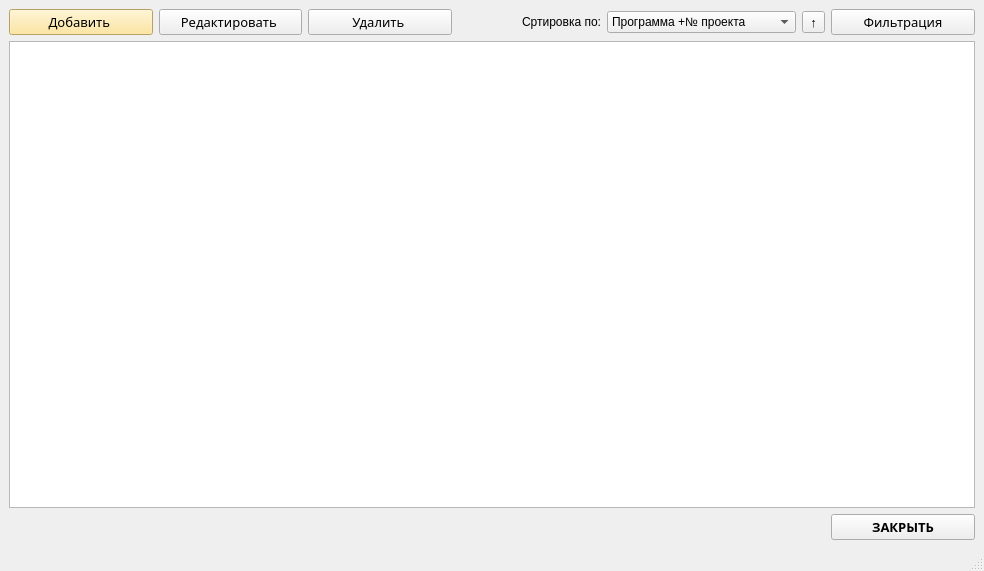
<?xml version="1.0" encoding="UTF-8"?>
<ui version="4.0">
 <class>MainWindow</class>
 <widget class="QMainWindow" name="MainWindow">
  <property name="windowModality">
   <enum>Qt::ApplicationModal</enum>
  </property>
  <property name="geometry">
   <rect>
    <x>0</x>
    <y>0</y>
    <width>984</width>
    <height>571</height>
   </rect>
  </property>
  <property name="windowTitle">
   <string>MainWindow</string>
  </property>
  <widget class="QWidget" name="centralwidget">
   <layout class="QGridLayout" name="gridLayout">
    <item row="0" column="3">
     <widget class="QLabel" name="label">
      <property name="text">
       <string>Сртировка по:</string>
      </property>
      <property name="alignment">
       <set>Qt::AlignRight|Qt::AlignTrailing|Qt::AlignVCenter</set>
      </property>
     </widget>
    </item>
    <item row="0" column="4">
     <widget class="QComboBox" name="sortbox">
      <property name="currentText">
       <string>Программа +№ проекта</string>
      </property>
      <item>
       <property name="text">
        <string>Программа +№ проекта</string>
       </property>
      </item>
      <item>
       <property name="text">
        <string>Название вуза</string>
       </property>
      </item>
      <item>
       <property name="text">
        <string>Плановое финансирование</string>
       </property>
      </item>
     </widget>
    </item>
    <item row="0" column="6">
     <widget class="QPushButton" name="pushButton_3">
      <property name="font">
       <font>
        <family>Trebuchet MS</family>
        <pointsize>10</pointsize>
       </font>
      </property>
      <property name="text">
       <string>Фильтрация</string>
      </property>
     </widget>
    </item>
    <item row="2" column="0" colspan="7">
     <widget class="QTableWidget" name="tableWidget">
      <property name="enabled">
       <bool>true</bool>
      </property>
      <property name="font">
       <font>
        <weight>50</weight>
        <bold>false</bold>
       </font>
      </property>
      <property name="focusPolicy">
       <enum>Qt::ClickFocus</enum>
      </property>
     </widget>
    </item>
    <item row="0" column="2">
     <widget class="QPushButton" name="pushButton_7">
      <property name="font">
       <font>
        <family>Trebuchet MS</family>
        <pointsize>10</pointsize>
       </font>
      </property>
      <property name="text">
       <string>Удалить </string>
      </property>
     </widget>
    </item>
    <item row="3" column="6">
     <widget class="QPushButton" name="pushButton_4">
      <property name="font">
       <font>
        <family>Perpetua Titling MT</family>
        <pointsize>10</pointsize>
        <weight>75</weight>
        <bold>true</bold>
       </font>
      </property>
      <property name="text">
       <string>ЗАКРЫТЬ</string>
      </property>
     </widget>
    </item>
    <item row="0" column="1">
     <widget class="QPushButton" name="pushButton_2">
      <property name="font">
       <font>
        <family>Trebuchet MS</family>
        <pointsize>10</pointsize>
        <weight>50</weight>
        <bold>false</bold>
       </font>
      </property>
      <property name="text">
       <string>Редактировать </string>
      </property>
     </widget>
    </item>
    <item row="0" column="0">
     <widget class="QPushButton" name="pushButton">
      <property name="palette">
       <palette>
        <active>
         <colorrole role="WindowText">
          <brush brushstyle="SolidPattern">
           <color alpha="255">
            <red>0</red>
            <green>0</green>
            <blue>0</blue>
           </color>
          </brush>
         </colorrole>
         <colorrole role="Button">
          <brush brushstyle="SolidPattern">
           <color alpha="255">
            <red>255</red>
            <green>225</green>
            <blue>135</blue>
           </color>
          </brush>
         </colorrole>
         <colorrole role="Light">
          <brush brushstyle="SolidPattern">
           <color alpha="255">
            <red>255</red>
            <green>255</green>
            <blue>255</blue>
           </color>
          </brush>
         </colorrole>
         <colorrole role="Midlight">
          <brush brushstyle="SolidPattern">
           <color alpha="255">
            <red>255</red>
            <green>240</green>
            <blue>195</blue>
           </color>
          </brush>
         </colorrole>
         <colorrole role="Dark">
          <brush brushstyle="SolidPattern">
           <color alpha="255">
            <red>127</red>
            <green>112</green>
            <blue>67</blue>
           </color>
          </brush>
         </colorrole>
         <colorrole role="Mid">
          <brush brushstyle="SolidPattern">
           <color alpha="255">
            <red>170</red>
            <green>150</green>
            <blue>90</blue>
           </color>
          </brush>
         </colorrole>
         <colorrole role="Text">
          <brush brushstyle="SolidPattern">
           <color alpha="255">
            <red>0</red>
            <green>0</green>
            <blue>0</blue>
           </color>
          </brush>
         </colorrole>
         <colorrole role="BrightText">
          <brush brushstyle="SolidPattern">
           <color alpha="255">
            <red>255</red>
            <green>255</green>
            <blue>255</blue>
           </color>
          </brush>
         </colorrole>
         <colorrole role="ButtonText">
          <brush brushstyle="SolidPattern">
           <color alpha="255">
            <red>0</red>
            <green>0</green>
            <blue>0</blue>
           </color>
          </brush>
         </colorrole>
         <colorrole role="Base">
          <brush brushstyle="SolidPattern">
           <color alpha="255">
            <red>255</red>
            <green>255</green>
            <blue>255</blue>
           </color>
          </brush>
         </colorrole>
         <colorrole role="Window">
          <brush brushstyle="SolidPattern">
           <color alpha="255">
            <red>255</red>
            <green>225</green>
            <blue>135</blue>
           </color>
          </brush>
         </colorrole>
         <colorrole role="Shadow">
          <brush brushstyle="SolidPattern">
           <color alpha="255">
            <red>0</red>
            <green>0</green>
            <blue>0</blue>
           </color>
          </brush>
         </colorrole>
         <colorrole role="AlternateBase">
          <brush brushstyle="SolidPattern">
           <color alpha="255">
            <red>255</red>
            <green>240</green>
            <blue>195</blue>
           </color>
          </brush>
         </colorrole>
         <colorrole role="ToolTipBase">
          <brush brushstyle="SolidPattern">
           <color alpha="255">
            <red>255</red>
            <green>255</green>
            <blue>220</blue>
           </color>
          </brush>
         </colorrole>
         <colorrole role="ToolTipText">
          <brush brushstyle="SolidPattern">
           <color alpha="255">
            <red>0</red>
            <green>0</green>
            <blue>0</blue>
           </color>
          </brush>
         </colorrole>
        </active>
        <inactive>
         <colorrole role="WindowText">
          <brush brushstyle="SolidPattern">
           <color alpha="255">
            <red>0</red>
            <green>0</green>
            <blue>0</blue>
           </color>
          </brush>
         </colorrole>
         <colorrole role="Button">
          <brush brushstyle="SolidPattern">
           <color alpha="255">
            <red>255</red>
            <green>225</green>
            <blue>135</blue>
           </color>
          </brush>
         </colorrole>
         <colorrole role="Light">
          <brush brushstyle="SolidPattern">
           <color alpha="255">
            <red>255</red>
            <green>255</green>
            <blue>255</blue>
           </color>
          </brush>
         </colorrole>
         <colorrole role="Midlight">
          <brush brushstyle="SolidPattern">
           <color alpha="255">
            <red>255</red>
            <green>240</green>
            <blue>195</blue>
           </color>
          </brush>
         </colorrole>
         <colorrole role="Dark">
          <brush brushstyle="SolidPattern">
           <color alpha="255">
            <red>127</red>
            <green>112</green>
            <blue>67</blue>
           </color>
          </brush>
         </colorrole>
         <colorrole role="Mid">
          <brush brushstyle="SolidPattern">
           <color alpha="255">
            <red>170</red>
            <green>150</green>
            <blue>90</blue>
           </color>
          </brush>
         </colorrole>
         <colorrole role="Text">
          <brush brushstyle="SolidPattern">
           <color alpha="255">
            <red>0</red>
            <green>0</green>
            <blue>0</blue>
           </color>
          </brush>
         </colorrole>
         <colorrole role="BrightText">
          <brush brushstyle="SolidPattern">
           <color alpha="255">
            <red>255</red>
            <green>255</green>
            <blue>255</blue>
           </color>
          </brush>
         </colorrole>
         <colorrole role="ButtonText">
          <brush brushstyle="SolidPattern">
           <color alpha="255">
            <red>0</red>
            <green>0</green>
            <blue>0</blue>
           </color>
          </brush>
         </colorrole>
         <colorrole role="Base">
          <brush brushstyle="SolidPattern">
           <color alpha="255">
            <red>255</red>
            <green>255</green>
            <blue>255</blue>
           </color>
          </brush>
         </colorrole>
         <colorrole role="Window">
          <brush brushstyle="SolidPattern">
           <color alpha="255">
            <red>255</red>
            <green>225</green>
            <blue>135</blue>
           </color>
          </brush>
         </colorrole>
         <colorrole role="Shadow">
          <brush brushstyle="SolidPattern">
           <color alpha="255">
            <red>0</red>
            <green>0</green>
            <blue>0</blue>
           </color>
          </brush>
         </colorrole>
         <colorrole role="AlternateBase">
          <brush brushstyle="SolidPattern">
           <color alpha="255">
            <red>255</red>
            <green>240</green>
            <blue>195</blue>
           </color>
          </brush>
         </colorrole>
         <colorrole role="ToolTipBase">
          <brush brushstyle="SolidPattern">
           <color alpha="255">
            <red>255</red>
            <green>255</green>
            <blue>220</blue>
           </color>
          </brush>
         </colorrole>
         <colorrole role="ToolTipText">
          <brush brushstyle="SolidPattern">
           <color alpha="255">
            <red>0</red>
            <green>0</green>
            <blue>0</blue>
           </color>
          </brush>
         </colorrole>
        </inactive>
        <disabled>
         <colorrole role="WindowText">
          <brush brushstyle="SolidPattern">
           <color alpha="255">
            <red>127</red>
            <green>112</green>
            <blue>67</blue>
           </color>
          </brush>
         </colorrole>
         <colorrole role="Button">
          <brush brushstyle="SolidPattern">
           <color alpha="255">
            <red>255</red>
            <green>225</green>
            <blue>135</blue>
           </color>
          </brush>
         </colorrole>
         <colorrole role="Light">
          <brush brushstyle="SolidPattern">
           <color alpha="255">
            <red>255</red>
            <green>255</green>
            <blue>255</blue>
           </color>
          </brush>
         </colorrole>
         <colorrole role="Midlight">
          <brush brushstyle="SolidPattern">
           <color alpha="255">
            <red>255</red>
            <green>240</green>
            <blue>195</blue>
           </color>
          </brush>
         </colorrole>
         <colorrole role="Dark">
          <brush brushstyle="SolidPattern">
           <color alpha="255">
            <red>127</red>
            <green>112</green>
            <blue>67</blue>
           </color>
          </brush>
         </colorrole>
         <colorrole role="Mid">
          <brush brushstyle="SolidPattern">
           <color alpha="255">
            <red>170</red>
            <green>150</green>
            <blue>90</blue>
           </color>
          </brush>
         </colorrole>
         <colorrole role="Text">
          <brush brushstyle="SolidPattern">
           <color alpha="255">
            <red>127</red>
            <green>112</green>
            <blue>67</blue>
           </color>
          </brush>
         </colorrole>
         <colorrole role="BrightText">
          <brush brushstyle="SolidPattern">
           <color alpha="255">
            <red>255</red>
            <green>255</green>
            <blue>255</blue>
           </color>
          </brush>
         </colorrole>
         <colorrole role="ButtonText">
          <brush brushstyle="SolidPattern">
           <color alpha="255">
            <red>127</red>
            <green>112</green>
            <blue>67</blue>
           </color>
          </brush>
         </colorrole>
         <colorrole role="Base">
          <brush brushstyle="SolidPattern">
           <color alpha="255">
            <red>255</red>
            <green>225</green>
            <blue>135</blue>
           </color>
          </brush>
         </colorrole>
         <colorrole role="Window">
          <brush brushstyle="SolidPattern">
           <color alpha="255">
            <red>255</red>
            <green>225</green>
            <blue>135</blue>
           </color>
          </brush>
         </colorrole>
         <colorrole role="Shadow">
          <brush brushstyle="SolidPattern">
           <color alpha="255">
            <red>0</red>
            <green>0</green>
            <blue>0</blue>
           </color>
          </brush>
         </colorrole>
         <colorrole role="AlternateBase">
          <brush brushstyle="SolidPattern">
           <color alpha="255">
            <red>255</red>
            <green>225</green>
            <blue>135</blue>
           </color>
          </brush>
         </colorrole>
         <colorrole role="ToolTipBase">
          <brush brushstyle="SolidPattern">
           <color alpha="255">
            <red>255</red>
            <green>255</green>
            <blue>220</blue>
           </color>
          </brush>
         </colorrole>
         <colorrole role="ToolTipText">
          <brush brushstyle="SolidPattern">
           <color alpha="255">
            <red>0</red>
            <green>0</green>
            <blue>0</blue>
           </color>
          </brush>
         </colorrole>
        </disabled>
       </palette>
      </property>
      <property name="font">
       <font>
        <family>Trebuchet MS</family>
        <pointsize>10</pointsize>
       </font>
      </property>
      <property name="text">
       <string>Добавить </string>
      </property>
     </widget>
    </item>
    <item row="0" column="5">
     <widget class="QToolButton" name="sortbtn">
      <property name="font">
       <font>
        <pointsize>10</pointsize>
       </font>
      </property>
      <property name="text">
       <string>↑</string>
      </property>
     </widget>
    </item>
   </layout>
  </widget>
  <widget class="QMenuBar" name="menubar">
   <property name="geometry">
    <rect>
     <x>0</x>
     <y>0</y>
     <width>984</width>
     <height>21</height>
    </rect>
   </property>
  </widget>
  <widget class="QStatusBar" name="statusbar"/>
 </widget>
 <resources/>
 <connections>
  <connection>
   <sender>pushButton_4</sender>
   <signal>clicked()</signal>
   <receiver>MainWindow</receiver>
   <slot>close()</slot>
   <hints>
    <hint type="sourcelabel">
     <x>833</x>
     <y>512</y>
    </hint>
    <hint type="destinationlabel">
     <x>743</x>
     <y>520</y>
    </hint>
   </hints>
  </connection>
 </connections>
</ui>
